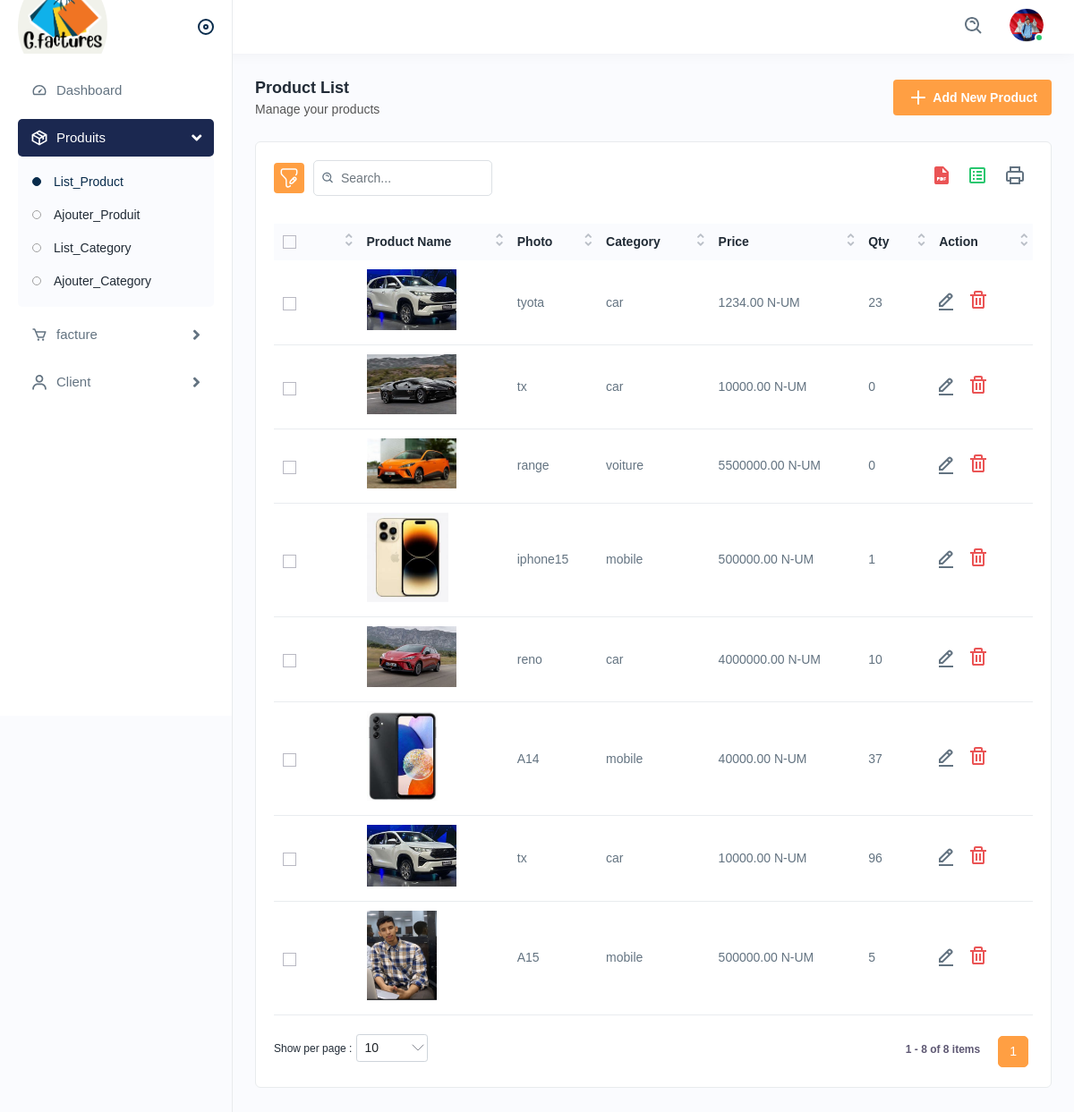
/productlist.php (signed in), run on the app's committed database.
### tables this page shows
CREATE TABLE `product` (
  `id` int(11) NOT NULL,
  `photo` varchar(255) DEFAULT NULL,
  `product_name` varchar(255) DEFAULT NULL,
  `category_id` int(11) DEFAULT NULL,
  `price` decimal(10,2) DEFAULT NULL,
  `qty` int(11) DEFAULT NULL
);

CREATE TABLE `category` (
  `id` int(11) NOT NULL,
  `category_photo` varchar(255) DEFAULT NULL,
  `category_name` varchar(255) DEFAULT NULL,
  `category_code` varchar(50) DEFAULT NULL
);

### productlist.php (the view, shortened to what this page needs)
<?php include 'conn.php'; ?>
<!DOCTYPE html>
<html lang="en">
<head>
<link rel="stylesheet" href="assets/css/bootstrap.min.css">
<link rel="stylesheet" href="assets/css/animate.css">
<link rel="stylesheet" href="assets/plugins/select2/css/select2.min.css">
<link rel="stylesheet" href="assets/css/dataTables.bootstrap4.min.css">
<link rel="stylesheet" href="assets/plugins/fontawesome/css/fontawesome.min.css">
<link rel="stylesheet" href="assets/plugins/fontawesome/css/all.min.css">
<link rel="stylesheet" href="assets/css/st.css">
<link rel="stylesheet" href="assets/css/style.css">
</head>
<body>
<div class="main-wrapper">
<?php include "includes/header.php";?>
<?php include "includes/sidebar.php";?>
<div class="page-wrapper">
<div class="content">
<div class="page-header">
<div class="page-title">
<h4>Product List</h4>
<h6>Manage your products</h6>
</div>
<div class="page-btn">
<a href="addproduct.php" class="btn btn-added"><img src="assets/img/icons/plus.svg" alt="img" class="me-1">Add New Product</a>
</div>
</div>
<div class="card">
<div class="card-body">
<div class="table-top">
<div class="search-set">
<div class="search-path">
<a class="btn btn-filter" id="filter_search">
<img src="assets/img/icons/filter.svg" alt="img">
</a>
</div>
<div class="search-input">
<a class="btn btn-searchset"><img src="assets/img/icons/search-white.svg" alt="img"></a>
</div>
</div>
<div class="wordset">
<ul>
<li>
<a data-bs-toggle="tooltip" data-bs-placement="top" title="pdf"><img src="assets/img/icons/pdf.svg" alt="img"></a>
</li>
<li>
<a data-bs-toggle="tooltip" data-bs-placement="top" title="excel"><img src="assets/img/icons/excel.svg" alt="img"></a>
</li>
<li>
<a data-bs-toggle="tooltip" data-bs-placement="top" title="print"><img src="assets/img/icons/printer.svg" alt="img"></a>
</li>
</ul>
</div>
</div>
<div class="table-responsive">
    <table class="table datanew">
        <thead>
            <tr>
                <th>
                    <label class="checkboxs">
                        <span class="checkmarks"></span>
                    </label>
                </th>
                <th>Product Name</th>
                <th>Photo</th>
                <th>Category</th>
                <th>Price</th>
                <th>Qty</th>
                <th>Action</th>
            </tr>
        </thead>
        <tbody>
    <?php
    $sql = "SELECT `id`, `photo`, `product_name`, `category_id`, `price`, `qty` FROM `product` WHERE 1";
    $result = mysqli_query($conn, $sql);
    if (mysqli_num_rows($result) > 0) {
        while ($row = mysqli_fetch_assoc($result)) {
            $category_id = $row['category_id'];
            $sql2 = "SELECT `Category_name` FROM `category` WHERE id = $category_id";
            $result2 = mysqli_query($conn, $sql2);
            $category_name = "";
            if ($result2 && mysqli_num_rows($result2) > 0) {
                $category_row = mysqli_fetch_assoc($result2);
                $category_name = $category_row['Category_name'];
            }
            echo "<tr>";
            echo "<td><label class='checkboxs'><input type='checkbox'><span class='checkmarks'></span></label></td>";
            echo "<td><img src='{$row['photo']}' alt='Product Photo' style='max-width: 100px; max-height: 100px;'></td>";
            echo "<td>{$row['product_name']}</td>";
            echo "<td>{$category_name}</td>";
            echo "<td>{$row['price']} N-UM</td>";
            echo "<td>{$row['qty']}</td>";
            echo "<td>";
            echo "<a class='me-3' href='editproduct.php?id=" . $row['id'] . "'><img src='assets/img/icons/edit.svg' alt='img'></a>";
            echo "<a class='me-3' href='javascript:void(0);' onclick='confirmDelete(" . $row["id"] . ")'><img src='assets/img/icons/delete.svg' alt='img'></a>";
            echo "</td>";
            echo "</tr>";
        }
    } else {
        echo "<tr><td colspan='7'>No products found</td></tr>";
    }
    ?>
</tbody>
    </table>
</div>
</div>
</div>
</div>
</div>
</div>
</body>
</html>

### includes/header.php (shortened to what this page needs)
<!DOCTYPE html>
<html lang="en">
<head>
</head>
<body>
<div class="header">
    <div class="header-left active">
        <a href="index.html" class="logo">
            <img class="logo" src="assets/img/G.factures.png" alt="">
        </a>
        <a id="toggle_btn" href="javascript:void(0);"></a>
    </div>
    <ul class="nav user-menu">
        <li class="nav-item">
            <div class="top-nav-search">
                <form action="#">
                    <a class="btn" id="searchdiv"><img src="assets/img/icons/search.svg" alt="img"></a>
                </form>
            </div>
        </li>
        <li class="nav-item dropdown has-arrow main-drop">
            <a href="javascript:void(0);" class="dropdown-toggle nav-link userset" data-bs-toggle="dropdown">
                <span class="user-img"><img src="assets/img/profiles/avator1.jpg" alt=""><span class="status online"></span></span>
            </a>
        </li>
    </ul>
</div>
</body>
</html>

### includes/sidebar.php (shortened to what this page needs)
<div class="sidebar" id="sidebar">
<div class="sidebar-inner slimscroll">
<div id="sidebar-menu" class="sidebar-menu">
<ul>
<li>
<a href="index.php"><img src="assets/img/icons/dashboard.svg" alt="img"><span> Dashboard</span> </a>
</li>
<li class="submenu">
<a href="javascript:void(0);"><img src="assets/img/icons/product.svg" alt="img"><span> Produits</span> <span class="menu-arrow"></span></a>
<ul>
<li><a href="productlist.php" class="active">List_Product</a></li>
<li><a href="addproduct.php">Ajouter_Produit</a></li>
<li><a href="categorylist.php">List_Category </a></li>
<li><a href="addcategory.php">Ajouter_Category</a></li>
</ul>
</li>
<li class="submenu">
<a href="javascript:void(0);"><img src="assets/img/icons/sales1.svg" alt="img"><span> facture</span> <span class="menu-arrow"></span></a>
</li>
<li class="submenu">
<a href="javascript:void(0);"><img src="assets/img/icons/users1.svg" alt="img"><span> Client</span> <span class="menu-arrow"></span></a>
</li>
</ul>
</div>
</div>
</div>

### assets/css/st.css (style rules this page uses)
.logo { border-radius: 90%; width: 100px; height: 120px; object-fit: cover; }

### data on the page
product: photo (picture), product_name "tyota", category.category_name "car", price "1234.00", qty "23"
product: photo (picture), product_name "tx", category.category_name "car", price "10000.00", qty "0"
product: photo (picture), product_name "range", category.category_name "voiture", price "5500000.00", qty "0"
product: photo (picture), product_name "iphone15", category.category_name "mobile", price "500000.00", qty "1"
product: photo (picture), product_name "reno", category.category_name "car", price "4000000.00", qty "10"
product: photo (picture), product_name "A14", category.category_name "mobile", price "40000.00", qty "37"
product: photo (picture), product_name "tx", category.category_name "car", price "10000.00", qty "96"
product: photo (picture), product_name "A15", category.category_name "mobile", price "500000.00", qty "5"
